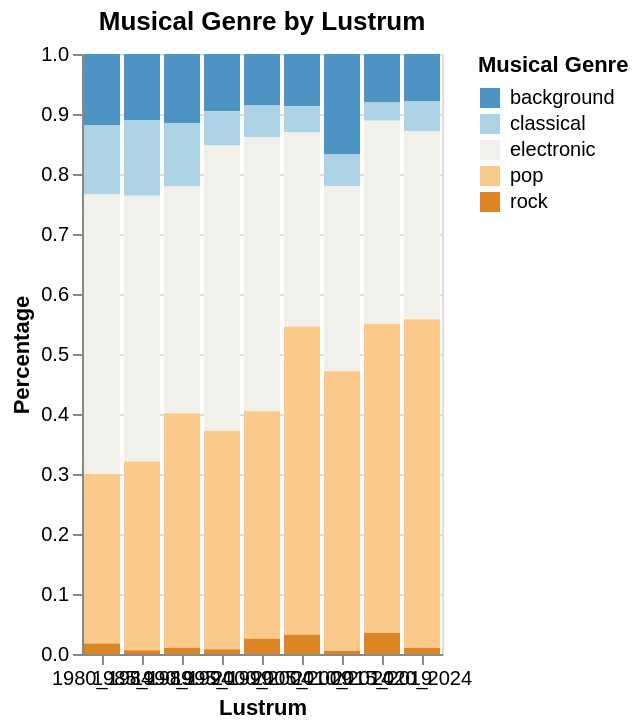

This figure's Vega-Lite source:
### Vega-Lite specification from a JSON file in a GitHub repository (floating-point values rounded to 4 significant figures)
{"$schema": "https://vega.github.io/schema/vega-lite/v5.15.1.json", "config": {"view": {"continuousHeight": 300, "continuousWidth": 300}}, "data": {"name": "data-f7783827406db4a3f5c779581da1bc4a"}, "datasets": {"data-f7783827406db4a3f5c779581da1bc4a": [{"genre": "background", "lustrum": "1980_1984", "percentage": 0.1185}, {"genre": "background", "lustrum": "1985_1989", "percentage": 0.1098}, {"genre": "background", "lustrum": "1990_1994", "percentage": 0.116}, {"genre": "background", "lustrum": "1995_1999", "percentage": 0.09561}, {"genre": "background", "lustrum": "2000_2004", "percentage": 0.08599}, {"genre": "background", "lustrum": "2005_2009", "percentage": 0.08691}, {"genre": "background", "lustrum": "2010_2014", "percentage": 0.1675}, {"genre": "background", "lustrum": "2015_2019", "percentage": 0.08081}, {"genre": "background", "lustrum": "2020_2024", "percentage": 0.07921}, {"genre": "classical", "lustrum": "1980_1984", "percentage": 0.1156}, {"genre": "classical", "lustrum": "1985_1989", "percentage": 0.1262}, {"genre": "classical", "lustrum": "1990_1994", "percentage": 0.105}, {"genre": "classical", "lustrum": "1995_1999", "percentage": 0.05685}, {"genre": "classical", "lustrum": "2000_2004", "percentage": 0.05255}, {"genre": "classical", "lustrum": "2005_2009", "percentage": 0.044}, {"genre": "classical", "lustrum": "2010_2014", "percentage": 0.05236}, {"genre": "classical", "lustrum": "2015_2019", "percentage": 0.0303}, {"genre": "classical", "lustrum": "2020_2024", "percentage": 0.0495}, {"genre": "electronic", "lustrum": "1980_1984", "percentage": 0.4653}, {"genre": "electronic", "lustrum": "1985_1989", "percentage": 0.4429}, {"genre": "electronic", "lustrum": "1990_1994", "percentage": 0.3777}, {"genre": "electronic", "lustrum": "1995_1999", "percentage": 0.4755}, {"genre": "electronic", "lustrum": "2000_2004", "percentage": 0.457}, {"genre": "electronic", "lustrum": "2005_2009", "percentage": 0.3234}, {"genre": "electronic", "lustrum": "2010_2014", "percentage": 0.3089}, {"genre": "electronic", "lustrum": "2015_2019", "percentage": 0.3384}, {"genre": "electronic", "lustrum": "2020_2024", "percentage": 0.3135}, {"genre": "pop", "lustrum": "1980_1984", "percentage": 0.2832}, {"genre": "pop", "lustrum": "1985_1989", "percentage": 0.3146}, {"genre": "pop", "lustrum": "1990_1994", "percentage": 0.391}, {"genre": "pop", "lustrum": "1995_1999", "percentage": 0.3643}, {"genre": "pop", "lustrum": "2000_2004", "percentage": 0.379}, {"genre": "pop", "lustrum": "2005_2009", "percentage": 0.5138}, {"genre": "pop", "lustrum": "2010_2014", "percentage": 0.466}, {"genre": "pop", "lustrum": "2015_2019", "percentage": 0.5152}, {"genre": "pop", "lustrum": "2020_2024", "percentage": 0.5479}, {"genre": "rock", "lustrum": "1980_1984", "percentage": 0.01734}, {"genre": "rock", "lustrum": "1985_1989", "percentage": 0.006419}, {"genre": "rock", "lustrum": "1990_1994", "percentage": 0.01035}, {"genre": "rock", "lustrum": "1995_1999", "percentage": 0.007752}, {"genre": "rock", "lustrum": "2000_2004", "percentage": 0.02548}, {"genre": "rock", "lustrum": "2005_2009", "percentage": 0.0319}, {"genre": "rock", "lustrum": "2010_2014", "percentage": 0.005236}, {"genre": "rock", "lustrum": "2015_2019", "percentage": 0.03535}, {"genre": "rock", "lustrum": "2020_2024", "percentage": 0.009901}]}, "encoding": {"color": {"field": "genre", "legend": {"title": "Musical Genre"}, "scale": {"scheme": "blueorange", "type": "quantize"}, "type": "nominal"}, "tooltip": [{"field": "lustrum", "title": "Lustrum", "type": "nominal"}, {"field": "genre", "title": "Musical Genre", "type": "nominal"}, {"field": "percentage", "format": ".2f", "title": "Percentage", "type": "quantitative"}], "x": {"axis": {"labelAngle": 0, "title": "Lustrum"}, "field": "lustrum", "type": "nominal"}, "y": {"field": "percentage", "scale": {"domain": [0, 1]}, "title": "Percentage", "type": "quantitative"}}, "height": 300, "mark": {"type": "bar"}, "title": "Musical Genre by Lustrum", "width": "container"}
